Frame 1 (no input): blank canvas, image omitted
Frame 60 (the mouse pressed at the canvas centre just before this capture): blank canvas, image omitted
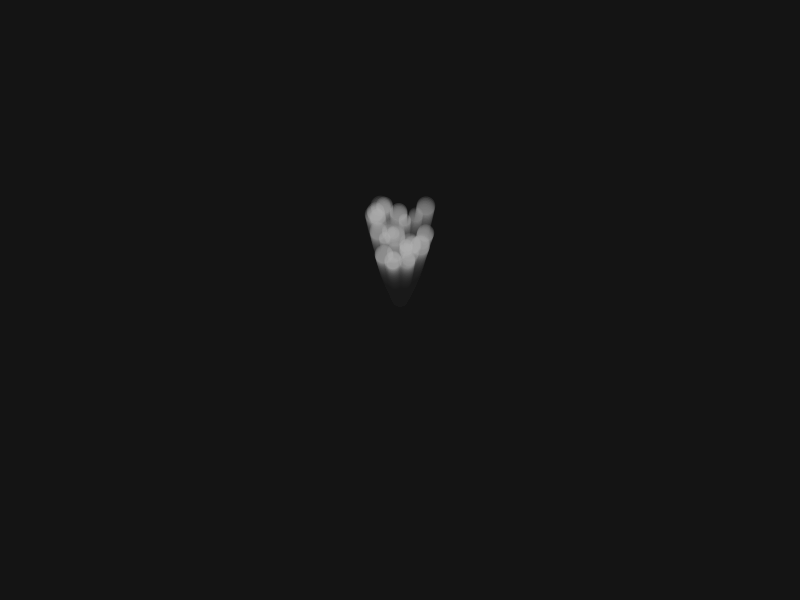
Frame 120 (the mouse held since frame 60 and released just before this capture)

The Processing sketch whose frames 1 and 60 were blank and that drew this single picture after the mouse press (run headless with seeded random() and noise(); from frame 60 on, the mouse is pressed at the canvas centre):

// Processing sketch: humo
// ── humo.pde
// Clase para representar una partícula de humo
class ParticulaHumo {
  PVector posicion;
  PVector velocidad;
  float vida;
  float vidaInicial;
  float tamano;
  
  ParticulaHumo(PVector pos, PVector vel, float vida, float tam) {
    this.posicion = pos.copy();
    this.velocidad = vel.copy();
    this.vidaInicial = vida;
    this.vida = vida;
    this.tamano = tam;
  }
  
  boolean actualizar() {
    vida -= 1.0;
    if (vida <= 0) return false;
    
    // Movimiento tipo humo
    velocidad.x += random(-0.02, 0.02); // turbulencia
    velocidad.y -= 0.01; // sube con el tiempo
    velocidad.mult(0.99); // resistencia
    
    posicion.add(velocidad);
    return true;
  }
  
  void dibujar() {
    float alpha = map(vida, 0, vidaInicial, 0, 100);
    float expansion = map(vidaInicial - vida, 0, vidaInicial, 1, 1.8);
    fill(180, alpha);
    noStroke();
    ellipse(posicion.x, posicion.y, tamano * expansion, tamano * expansion);
  }
}

// Clase para representar un sistema de humo
class GeneradorHumo {
  ArrayList<ParticulaHumo> particulas;
  
  GeneradorHumo() {
    particulas = new ArrayList<ParticulaHumo>();
  }
  
  void crearHumo(PVector centro, int cantidad) {
    for (int i = 0; i < cantidad; i++) {
      float angulo = random(-PI / 6, PI / 6); // humo hacia arriba
      float velocidadMag = random(0.5, 2);
      PVector vel = PVector.fromAngle(angulo - HALF_PI).mult(velocidadMag); // apuntar arriba
      
      float vida = random(80, 150);
      float tam = random(8, 16);
      
      particulas.add(new ParticulaHumo(centro, vel, vida, tam));
    }
  }
  
  void actualizar() {
    for (int i = particulas.size() - 1; i >= 0; i--) {
      if (!particulas.get(i).actualizar()) {
        particulas.remove(i);
      }
    }
  }
  
  void dibujar() {
    for (ParticulaHumo p : particulas) {
      p.dibujar();
    }
  }
}

// --------------------- PROGRAMA PRINCIPAL ---------------------

GeneradorHumo humo;

void setup() {
  size(800, 600);
  humo = new GeneradorHumo();
  background(20); // fondo oscuro
}

void draw() {
  fill(20, 20, 20, 25); // fondo con leve opacidad
  noStroke();
  rect(0, 0, width, height);
  
  humo.actualizar();
  humo.dibujar();
}

void mousePressed() {
  humo.crearHumo(new PVector(mouseX, mouseY), 30); // más o menos humo por clic
}
